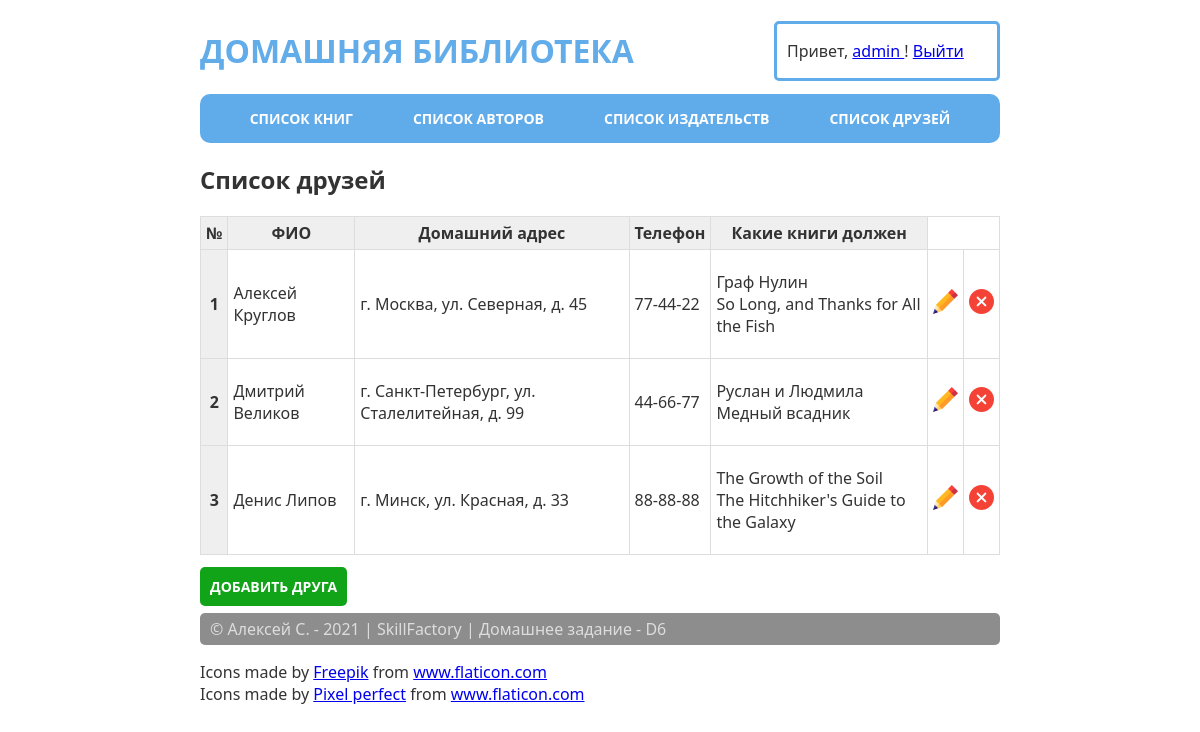
Screenshot of /friends/ (signed in) with the database file from the repository.
### home_library/models.py (models this page shows, shortened)
class Friend(models.Model):
    full_name = models.TextField(verbose_name=_("Имя друга"))
    address = models.TextField(verbose_name=_("Адрес"))
    phone = models.TextField(verbose_name=_("Телефон"))

class Book(models.Model):
    ISBN = models.CharField(max_length=13,
                            verbose_name=_("Международный стандартный "
                                           "книжный номер"))
    title = models.TextField(verbose_name=_("Название"))
    description = models.TextField(verbose_name=_("Аннотация"))
    year_release = models.SmallIntegerField(verbose_name=_("Год издания"))
    copy_count = models.SmallIntegerField(verbose_name=_("Число копий"), null=True)
    price = models.DecimalField(max_digits=12, decimal_places=2, null=True,
                                verbose_name=_("Цена"))
    author = models.ForeignKey("home_library.Author", on_delete=models.CASCADE,
                               verbose_name=_("Автор"), related_name="book_author")
    publisher = models.ForeignKey("home_library.publisher", on_delete=SET_NULL, null=True,
                                  verbose_name=_("Издательство"), related_name="book_publisher")
    friends = models.ForeignKey("home_library.Friend", on_delete=SET_NULL, null=True, verbose_name=_("Должник"), related_name="book_friend")
    photo = models.ImageField(upload_to='book_photo', blank=True, verbose_name=_("Изображение книги"), null=True)

### home_library/views.py (the view)
# urls.py: path('friends/', FriendList.as_view(), name='friends'),
class FriendList(authView, ListView):
    model = Friend
    context_object_name = "friends"
    template_name = "friend_list.html"

### home_library/views.py (called while the page is built)
    def get_context_data(self, **kwargs):
        context = super().get_context_data(**kwargs)
        context['show_login'] = True
        if self.request.user.is_authenticated:
            context['username'] = self.request.user.username
            if SocialAccount.objects.filter(user=self.request.user).exists():
                context['extra_data'] = SocialAccount.objects.get(user=self.request.user).extra_data
        return context

### templates/home_library/friend_list.html
{% extends 'base.html' %}
{% block extra_content %}
{% load static %}
<h2>Cписок друзей</h2>
<table class="table-book">
    <thead>
        <tr>
            <th scope="col">№</th>
            <th scope="col">ФИО</th>
            <th scope="col">Домашний адрес</th>
            <th scope="col">Телефон</th>
            <th scope="col">Какие книги должен</th>
        </tr>
    </thead>
    {% for friend in friends %}
    <tr>
        <th scope="row">{{ forloop.counter }}</th>
        <td>{{ friend.full_name }}</td>
        <td>{{ friend.address }}</td>
        <td>{{ friend.phone }}</td>
        <td>
            <ul class="related-books">
                {% for book in friend.book_friend.all %}
                <li > {{book.title}} </li>
                {% endfor %}
            </ul>
        </td>
        {% if username %}
        <td><a href="{% url 'home_library:friend_edit' friend.pk %}">
            <img src="{% static 'img/pencil.svg' %}" alt="" width="25px" height="auto">
        </a></td>
        <td><a href="{% url 'home_library:friend_delete' friend.pk %}">
            <img src="{% static 'img/remove.svg' %}" alt="" width="25px" height="auto">
        </a></td>
        {% endif %}
    </tr>
    {% endfor %}
</table>
{% if username %}
<a class="link-create" href="{% url 'home_library:friend_add'%}">Добавить друга</a>
{% endif %}
{% endblock %}

### templates/home_library/base.html (shortened to what this page needs)
<!DOCTYPE html>
<html lang="en">
{% load static %}
<head>
    <link rel="stylesheet" href="{% static 'css/style.css' %}">
</head>
<body>
    <div class="wrapper">
        <header>
            <div>
                <h1><a href="{% url 'home_library:index' %}"> Домашняя библиотека</h1></a>
            </div>
            {% if show_login %}
            <div class="header-account">
                {% if username %}
                <p>Привет, <a href="{% url 'home_library:user_edit' user.id %}">
                        {{ username }}
                    </a> ! <a href="/accounts/logout"> Выйти</a></p>
                {% else %}
                <p><a href="/accounts/signup/">Зарегистрироваться</a> или <a href="/accounts/login/">войти на
                        сайт</a>!</p>
                {% endif %}
            </div>
            {% endif %}
        </header>
        <aside>
            <div class="menu">
                <a class="menu_item" href="{% url 'home_library:index' %}">Список книг</a>
                <a class="menu_item" href="{% url 'home_library:authors' %}">Список авторов</a>
                <a class="menu_item" href="{% url 'home_library:publishers' %}">Список издательств</a>
                <a class="menu_item" href="{% url 'home_library:friends' %}">Список друзей</a>
            </div>
        </aside>
        <main>
            {% block extra_content %}
            {% endblock %}
        </main>
        <footer>
            <p>&copy; Алексей С. - 2021 | SkillFactory | Домашнее задание - D6</p>
            <div>Icons made by <a href="https://www.freepik.com" title="Freepik">Freepik</a> from <a
                    href="https://www.flaticon.com/" title="Flaticon">www.flaticon.com</a></div>
            <div>Icons made by <a href="https://www.flaticon.com/authors/pixel-perfect" title="Pixel perfect">Pixel
                    perfect</a> from <a href="https://www.flaticon.com/" title="Flaticon">www.flaticon.com</a></div>
        </footer>
    </div>
</body>
</html>

### static/css/style.css (style rules this page uses)
body { font-family: 'Segoe UI', Tahoma, Geneva, Verdana, sans-serif; color: #333; }
header, aside, main, footer { max-width: 800px; margin: 0 auto; }
header { display: flex; justify-content: space-between; align-items: center; }
header h1 a { text-decoration: none; text-transform: uppercase; color: rgba(57, 151, 228, 0.8); }
footer p { color: #dddddd; padding: 5px 10px; background-color: rgb(141, 141, 141); border-radius: 5px; }
.menu { margin: 0 auto; display: flex; justify-content: center; background-color: rgba(57, 151, 228, 0.8); border-radius: 10px; }
.menu_item { padding: 15px 30px; text-transform: uppercase; font-size: 14px; color: #ffffff; font-weight: bold; text-decoration: none; }
.table-book { width: 100%; margin-bottom: 20px; border: 1px solid #dddddd; border-collapse: collapse; }
.table-book th { font-weight: bold; padding: 5px; background: #efefef; border: 1px solid #dddddd; }
.table-book td { border: 1px solid #dddddd; padding: 5px; }
.related-books { list-style: none; padding-left: 0; }
.link-create { margin: 30px 0; padding: 10px; background-color: rgb(17, 163, 24); border-radius: 5px; cursor: pointer; color: rgb(255, 255, 255); text-transform: uppercase; text-decoration: none; font-weight: bold; font-size: 14px; }
.header-account { min-width: 200px; border: 3px solid rgba(57, 151, 228, 0.8); display: flex; align-items: center; padding: 0 10px; border-radius: 5px; }

### rows the page displays
Friend: full_name "Алексей Круглов", address "г. Москва, ул. Северная, д. 45", phone "77-44-22"
Book: title "Граф Нулин"
Book: title "So Long, and Thanks for All the Fish"
Friend: full_name "Дмитрий Великов", address "г. Санкт-Петербург, ул. Сталелитейная, д. 99", phone "44-66-77"
Book: title "Руслан и Людмила"
Book: title "Медный всадник"
Friend: full_name "Денис Липов", address "г. Минск, ул. Красная, д. 33", phone "88-88-88"
Book: title "The Growth of the Soil"
Book: title "The Hitchhiker's Guide to the Galaxy"

### other values shown
{{ username }} "admin"
